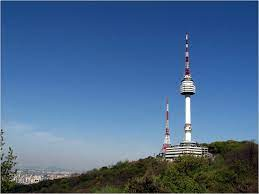
#> input picture OpenCV Python Tutorial/images/Seoul_NTower.png, 259 x 194 px, found by its file name
$ python '7. Gaussian Blur.py'
#> lines starting #> are read from the running program, lines starting #| are printed output that depends on the picture
import cv2
import numpy

src = cv2.imread('images\Seoul_NTower.png', cv2.IMREAD_UNCHANGED)
#> src is the input picture: shape (194, 259, 3); mean B, G, R 143.9, 106.3, 74.4

dst = cv2.GaussianBlur(src,(5,5), cv2.BORDER_DEFAULT) # Gaussian 흐림 효과를 적용
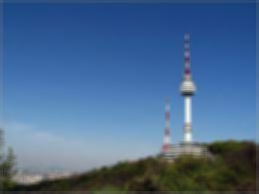
#> dst: shape (194, 259, 3); mean B, G, R 143.4, 105.8, 73.9

cv2.imshow("Gaussian Smoothing", numpy.hstack((src, dst))) # 원본 이미지와 효과 적용 이미지 출력
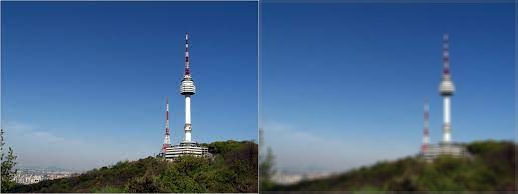
#> window 'Gaussian Smoothing': shape (194, 518, 3); mean B, G, R 143.6, 106, 74.2
cv2.waitKey(0)
cv2.destroyAllWindows()
